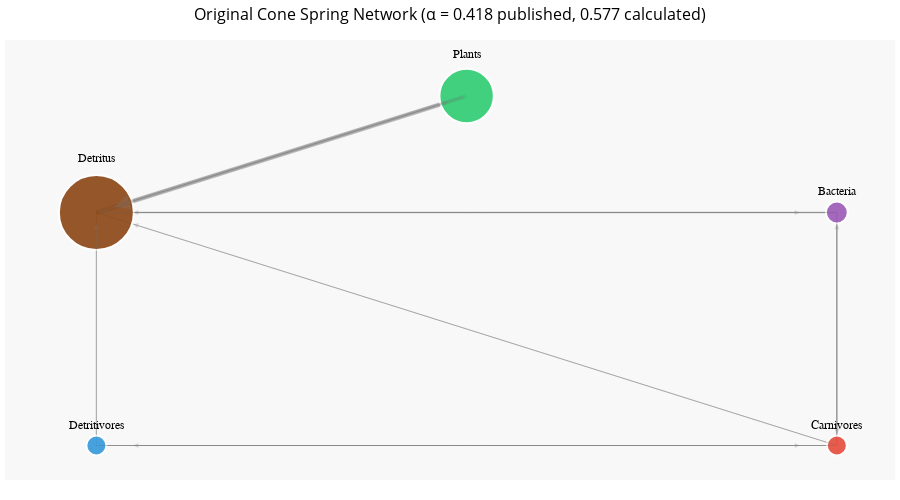
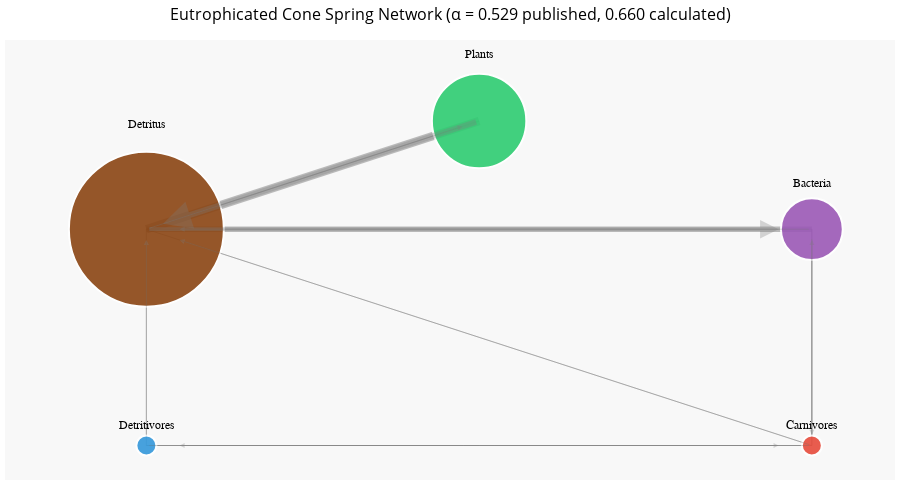

Notebook source saved alongside these figures, in order:
### Markdown cell above
## 14. Interactive Network Visualization

Advanced network visualization using multiple layout algorithms and interactive features:

### Code cell
import plotly.graph_objects as go
import plotly.subplots as sp
from plotly.subplots import make_subplots

def create_interactive_network(flow_matrix, node_names, title):
    """Create an interactive network visualization using Plotly."""
    
    # Create directed graph
    G = nx.DiGraph()
    
    # Add nodes and edges
    for i, name in enumerate(node_names):
        G.add_node(i, label=name)
    
    for i in range(len(flow_matrix)):
        for j in range(len(flow_matrix)):
            if flow_matrix[i, j] > 0:
                G.add_edge(i, j, weight=flow_matrix[i, j])
    
    # Use hierarchical layout to show trophic levels
    # Plants at top, flowing down to carnivores
    pos = {}
    levels = {
        'Plants': (0.5, 1.0),
        'Detritus': (0.3, 0.75),
        'Bacteria': (0.7, 0.75),
        'Detritivores': (0.3, 0.25),
        'Carnivores': (0.7, 0.25)
    }
    
    for i, name in enumerate(node_names):
        pos[i] = levels[name]
    
    # Create edge trace
    edge_traces = []
    
    for edge in G.edges():
        x0, y0 = pos[edge[0]]
        x1, y1 = pos[edge[1]]
        weight = G[edge[0]][edge[1]]['weight']
        
        # Create arrow annotation for directed edges
        edge_trace = go.Scatter(
            x=[x0, x1, None],
            y=[y0, y1, None],
            mode='lines',
            line=dict(
                width=max(1, weight/2000),  # Scale line width by flow
                color='rgba(125, 125, 125, 0.5)'
            ),
            hoverinfo='text',
            text=f"{node_names[edge[0]]} → {node_names[edge[1]]}<br>Flow: {weight:.0f} kcal",
            showlegend=False
        )
        edge_traces.append(edge_trace)
    
    # Create node trace
    node_x = []
    node_y = []
    node_text = []
    node_color = []
    node_size = []
    
    for node in G.nodes():
        x, y = pos[node]
        node_x.append(x)
        node_y.append(y)
        
        # Calculate throughput for sizing
        in_flow = sum(flow_matrix[:, node])
        out_flow = sum(flow_matrix[node, :])
        total_flow = in_flow + out_flow
        
        node_text.append(
            f"<b>{node_names[node]}</b><br>"
            f"Input: {in_flow:.0f}<br>"
            f"Output: {out_flow:.0f}<br>"
            f"Total: {total_flow:.0f}"
        )
        
        # Color by trophic level
        colors = {
            'Plants': '#2ecc71',      # Green
            'Detritus': '#8b4513',    # Brown
            'Bacteria': '#9b59b6',    # Purple
            'Detritivores': '#3498db', # Blue
            'Carnivores': '#e74c3c'   # Red
        }
        node_color.append(colors.get(node_names[node], '#95a5a6'))
        
        # Size by total throughput
        node_size.append(max(20, total_flow/200))
    
    node_trace = go.Scatter(
        x=node_x, y=node_y,
        mode='markers+text',
        text=[node_names[i] for i in range(len(node_names))],
        textposition='top center',
        textfont=dict(size=12, color='black', family='Arial Black'),
        hoverinfo='text',
        hovertext=node_text,
        marker=dict(
            size=node_size,
            color=node_color,
            line=dict(width=2, color='white'),
            opacity=0.9
        ),
        showlegend=False
    )
    
    # Create figure
    fig = go.Figure(data=edge_traces + [node_trace])
    
    # Add arrows to show direction
    annotations = []
    for edge in G.edges():
        x0, y0 = pos[edge[0]]
        x1, y1 = pos[edge[1]]
        weight = G[edge[0]][edge[1]]['weight']
        
        # Calculate arrow position (slightly before end point)
        arrow_x = x1 - 0.05 * (x1 - x0)
        arrow_y = y1 - 0.05 * (y1 - y0)
        
        annotations.append(
            dict(
                x=arrow_x, y=arrow_y,
                ax=x0, ay=y0,
                xref='x', yref='y',
                axref='x', ayref='y',
                showarrow=True,
                arrowhead=2,
                arrowsize=1,
                arrowwidth=max(1, weight/3000),
                arrowcolor='rgba(125, 125, 125, 0.5)',
                opacity=0.6
            )
        )
    
    # Update layout
    fig.update_layout(
        title=dict(
            text=title,
            font=dict(size=16, color='black'),
            x=0.5,
            xanchor='center'
        ),
        showlegend=False,
        hovermode='closest',
        margin=dict(b=20, l=5, r=5, t=40),
        annotations=annotations,
        xaxis=dict(showgrid=False, zeroline=False, showticklabels=False),
        yaxis=dict(showgrid=False, zeroline=False, showticklabels=False),
        plot_bgcolor='rgba(248, 248, 248, 1)',
        height=500
    )
    
    return fig

# Create interactive visualizations for both networks
fig_original = create_interactive_network(
    original_flows, 
    node_names,
    "Original Cone Spring Network (α = 0.418 published, 0.577 calculated)"
)

fig_eutrophicated = create_interactive_network(
    eutrophicated_flows,
    node_names,
    "Eutrophicated Cone Spring Network (α = 0.529 published, 0.660 calculated)"
)

# Display the figures
print("INTERACTIVE NETWORK VISUALIZATIONS")
print("=" * 60)
print("Hover over nodes and edges to see flow details")
print("Node size represents total throughput")
print("Edge thickness represents flow magnitude")
print()

fig_original.show()
fig_eutrophicated.show()

### Figure 1 — Plotly figure (JSON) as saved in the notebook; plotly's stock layout.template omitted (floating-point values rounded to 4 significant figures)
{"data": [{"hoverinfo": "text", "line": {"color": "rgba(125, 125, 125, 0.5)", "width": 4.441}, "mode": "lines", "showlegend": false, "text": "Plants → Detritus<br>Flow: 8881 kcal", "type": "scatter", "x": [0.5, 0.3, null], "y": [1, 0.75, null]}, {"hoverinfo": "text", "line": {"color": "rgba(125, 125, 125, 0.5)", "width": 1.002}, "mode": "lines", "showlegend": false, "text": "Detritus → Plants<br>Flow: 2003 kcal", "type": "scatter", "x": [0.3, 0.5, null], "y": [0.75, 1, null]}, {"hoverinfo": "text", "line": {"color": "rgba(125, 125, 125, 0.5)", "width": 1.554}, "mode": "lines", "showlegend": false, "text": "Detritus → Bacteria<br>Flow: 3109 kcal", "type": "scatter", "x": [0.3, 0.7, null], "y": [0.75, 0.75, null]}, {"hoverinfo": "text", "line": {"color": "rgba(125, 125, 125, 0.5)", "width": 1}, "mode": "lines", "showlegend": false, "text": "Bacteria → Detritus<br>Flow: 635 kcal", "type": "scatter", "x": [0.7, 0.3, null], "y": [0.75, 0.75, null]}, {"hoverinfo": "text", "line": {"color": "rgba(125, 125, 125, 0.5)", "width": 1}, "mode": "lines", "showlegend": false, "text": "Bacteria → Carnivores<br>Flow: 255 kcal", "type": "scatter", "x": [0.7, 0.7, null], "y": [0.75, 0.25, null]}, {"hoverinfo": "text", "line": {"color": "rgba(125, 125, 125, 0.5)", "width": 1}, "mode": "lines", "showlegend": false, "text": "Detritivores → Detritus<br>Flow: 200 kcal", "type": "scatter", "x": [0.3, 0.3, null], "y": [0.25, 0.75, null]}, {"hoverinfo": "text", "line": {"color": "rgba(125, 125, 125, 0.5)", "width": 1}, "mode": "lines", "showlegend": false, "text": "Detritivores → Carnivores<br>Flow: 75 kcal", "type": "scatter", "x": [0.3, 0.7, null], "y": [0.25, 0.25, null]}, {"hoverinfo": "text", "line": {"color": "rgba(125, 125, 125, 0.5)", "width": 1}, "mode": "lines", "showlegend": false, "text": "Carnivores → Detritus<br>Flow: 167 kcal", "type": "scatter", "x": [0.7, 0.3, null], "y": [0.25, 0.75, null]}, {"hoverinfo": "text", "line": {"color": "rgba(125, 125, 125, 0.5)", "width": 1}, "mode": "lines", "showlegend": false, "text": "Carnivores → Bacteria<br>Flow: 370 kcal", "type": "scatter", "x": [0.7, 0.7, null], "y": [0.25, 0.75, null]}, {"hoverinfo": "text", "line": {"color": "rgba(125, 125, 125, 0.5)", "width": 1}, "mode": "lines", "showlegend": false, "text": "Carnivores → Detritivores<br>Flow: 1814 kcal", "type": "scatter", "x": [0.7, 0.3, null], "y": [0.25, 0.25, null]}, {"hoverinfo": "text", "hovertext": ["<b>Plants</b><br>Input: 2003<br>Output: 8881<br>Total: 10884", "<b>Detritus</b><br>Input: 9883<br>Output: 5112<br>Total: 14995", "<b>Bacteria</b><br>Input: 3479<br>Output: 890<br>Total: 4369", "<b>Detritivores</b><br>Input: 1814<br>Output: 275<br>Total: 2089", "<b>Carnivores</b><br>Input: 330<br>Output: 2351<br>Total: 2681"], "marker": {"color": ["#2ecc71", "#8b4513", "#9b59b6", "#3498db", "#e74c3c"], "line": {"color": "white", "width": 2}, "opacity": 0.9, "size": [54.42, 74.97, 21.84, 20, 20]}, "mode": "markers+text", "showlegend": false, "text": ["Plants", "Detritus", "Bacteria", "Detritivores", "Carnivores"], "textfont": {"color": "black", "family": "Arial Black", "size": 12}, "textposition": "top center", "type": "scatter", "x": [0.5, 0.3, 0.7, 0.3, 0.7], "y": [1, 0.75, 0.75, 0.25, 0.25]}], "layout": {"annotations": [{"arrowcolor": "rgba(125, 125, 125, 0.5)", "arrowhead": 2, "arrowsize": 1, "arrowwidth": 2.96, "ax": 0.5, "axref": "x", "ay": 1, "ayref": "y", "opacity": 0.6, "showarrow": true, "x": 0.31, "xref": "x", "y": 0.7625, "yref": "y"}, {"arrowcolor": "rgba(125, 125, 125, 0.5)", "arrowhead": 2, "arrowsize": 1, "arrowwidth": 1, "ax": 0.3, "axref": "x", "ay": 0.75, "ayref": "y", "opacity": 0.6, "showarrow": true, "x": 0.49, "xref": "x", "y": 0.9875, "yref": "y"}, {"arrowcolor": "rgba(125, 125, 125, 0.5)", "arrowhead": 2, "arrowsize": 1, "arrowwidth": 1.036, "ax": 0.3, "axref": "x", "ay": 0.75, "ayref": "y", "opacity": 0.6, "showarrow": true, "x": 0.68, "xref": "x", "y": 0.75, "yref": "y"}, {"arrowcolor": "rgba(125, 125, 125, 0.5)", "arrowhead": 2, "arrowsize": 1, "arrowwidth": 1, "ax": 0.7, "axref": "x", "ay": 0.75, "ayref": "y", "opacity": 0.6, "showarrow": true, "x": 0.32, "xref": "x", "y": 0.75, "yref": "y"}, {"arrowcolor": "rgba(125, 125, 125, 0.5)", "arrowhead": 2, "arrowsize": 1, "arrowwidth": 1, "ax": 0.7, "axref": "x", "ay": 0.75, "ayref": "y", "opacity": 0.6, "showarrow": true, "x": 0.7, "xref": "x", "y": 0.275, "yref": "y"}, {"arrowcolor": "rgba(125, 125, 125, 0.5)", "arrowhead": 2, "arrowsize": 1, "arrowwidth": 1, "ax": 0.3, "axref": "x", "ay": 0.25, "ayref": "y", "opacity": 0.6, "showarrow": true, "x": 0.3, "xref": "x", "y": 0.725, "yref": "y"}, {"arrowcolor": "rgba(125, 125, 125, 0.5)", "arrowhead": 2, "arrowsize": 1, "arrowwidth": 1, "ax": 0.3, "axref": "x", "ay": 0.25, "ayref": "y", "opacity": 0.6, "showarrow": true, "x": 0.68, "xref": "x", "y": 0.25, "yref": "y"}, {"arrowcolor": "rgba(125, 125, 125, 0.5)", "arrowhead": 2, "arrowsize": 1, "arrowwidth": 1, "ax": 0.7, "axref": "x", "ay": 0.25, "ayref": "y", "opacity": 0.6, "showarrow": true, "x": 0.32, "xref": "x", "y": 0.725, "yref": "y"}, {"arrowcolor": "rgba(125, 125, 125, 0.5)", "arrowhead": 2, "arrowsize": 1, "arrowwidth": 1, "ax": 0.7, "axref": "x", "ay": 0.25, "ayref": "y", "opacity": 0.6, "showarrow": true, "x": 0.7, "xref": "x", "y": 0.725, "yref": "y"}, {"arrowcolor": "rgba(125, 125, 125, 0.5)", "arrowhead": 2, "arrowsize": 1, "arrowwidth": 1, "ax": 0.7, "axref": "x", "ay": 0.25, "ayref": "y", "opacity": 0.6, "showarrow": true, "x": 0.32, "xref": "x", "y": 0.25, "yref": "y"}], "height": 500, "hovermode": "closest", "margin": {"b": 20, "l": 5, "r": 5, "t": 40}, "plot_bgcolor": "rgba(248, 248, 248, 1)", "showlegend": false, "title": {"font": {"color": "black", "size": 16}, "text": "Original Cone Spring Network (α = 0.418 published, 0.577 calculated)", "x": 0.5, "xanchor": "center"}, "xaxis": {"showgrid": false, "showticklabels": false, "zeroline": false}, "yaxis": {"showgrid": false, "showticklabels": false, "zeroline": false}}}

### Figure 2 — Plotly figure (JSON) as saved in the notebook; plotly's stock layout.template omitted (floating-point values rounded to 4 significant figures)
{"data": [{"hoverinfo": "text", "line": {"color": "rgba(125, 125, 125, 0.5)", "width": 8.441}, "mode": "lines", "showlegend": false, "text": "Plants → Detritus<br>Flow: 16881 kcal", "type": "scatter", "x": [0.5, 0.3, null], "y": [1, 0.75, null]}, {"hoverinfo": "text", "line": {"color": "rgba(125, 125, 125, 0.5)", "width": 1.002}, "mode": "lines", "showlegend": false, "text": "Detritus → Plants<br>Flow: 2003 kcal", "type": "scatter", "x": [0.3, 0.5, null], "y": [0.75, 1, null]}, {"hoverinfo": "text", "line": {"color": "rgba(125, 125, 125, 0.5)", "width": 5.554}, "mode": "lines", "showlegend": false, "text": "Detritus → Bacteria<br>Flow: 11109 kcal", "type": "scatter", "x": [0.3, 0.7, null], "y": [0.75, 0.75, null]}, {"hoverinfo": "text", "line": {"color": "rgba(125, 125, 125, 0.5)", "width": 1}, "mode": "lines", "showlegend": false, "text": "Bacteria → Detritus<br>Flow: 635 kcal", "type": "scatter", "x": [0.7, 0.3, null], "y": [0.75, 0.75, null]}, {"hoverinfo": "text", "line": {"color": "rgba(125, 125, 125, 0.5)", "width": 1}, "mode": "lines", "showlegend": false, "text": "Bacteria → Carnivores<br>Flow: 255 kcal", "type": "scatter", "x": [0.7, 0.7, null], "y": [0.75, 0.25, null]}, {"hoverinfo": "text", "line": {"color": "rgba(125, 125, 125, 0.5)", "width": 1}, "mode": "lines", "showlegend": false, "text": "Detritivores → Detritus<br>Flow: 200 kcal", "type": "scatter", "x": [0.3, 0.3, null], "y": [0.25, 0.75, null]}, {"hoverinfo": "text", "line": {"color": "rgba(125, 125, 125, 0.5)", "width": 1}, "mode": "lines", "showlegend": false, "text": "Detritivores → Carnivores<br>Flow: 75 kcal", "type": "scatter", "x": [0.3, 0.7, null], "y": [0.25, 0.25, null]}, {"hoverinfo": "text", "line": {"color": "rgba(125, 125, 125, 0.5)", "width": 1}, "mode": "lines", "showlegend": false, "text": "Carnivores → Detritus<br>Flow: 167 kcal", "type": "scatter", "x": [0.7, 0.3, null], "y": [0.25, 0.75, null]}, {"hoverinfo": "text", "line": {"color": "rgba(125, 125, 125, 0.5)", "width": 1}, "mode": "lines", "showlegend": false, "text": "Carnivores → Bacteria<br>Flow: 370 kcal", "type": "scatter", "x": [0.7, 0.7, null], "y": [0.25, 0.75, null]}, {"hoverinfo": "text", "line": {"color": "rgba(125, 125, 125, 0.5)", "width": 1}, "mode": "lines", "showlegend": false, "text": "Carnivores → Detritivores<br>Flow: 1814 kcal", "type": "scatter", "x": [0.7, 0.3, null], "y": [0.25, 0.25, null]}, {"hoverinfo": "text", "hovertext": ["<b>Plants</b><br>Input: 2003<br>Output: 16881<br>Total: 18884", "<b>Detritus</b><br>Input: 17883<br>Output: 13112<br>Total: 30995", "<b>Bacteria</b><br>Input: 11479<br>Output: 890<br>Total: 12369", "<b>Detritivores</b><br>Input: 1814<br>Output: 275<br>Total: 2089", "<b>Carnivores</b><br>Input: 330<br>Output: 2351<br>Total: 2681"], "marker": {"color": ["#2ecc71", "#8b4513", "#9b59b6", "#3498db", "#e74c3c"], "line": {"color": "white", "width": 2}, "opacity": 0.9, "size": [94.42, 155.0, 61.84, 20, 20]}, "mode": "markers+text", "showlegend": false, "text": ["Plants", "Detritus", "Bacteria", "Detritivores", "Carnivores"], "textfont": {"color": "black", "family": "Arial Black", "size": 12}, "textposition": "top center", "type": "scatter", "x": [0.5, 0.3, 0.7, 0.3, 0.7], "y": [1, 0.75, 0.75, 0.25, 0.25]}], "layout": {"annotations": [{"arrowcolor": "rgba(125, 125, 125, 0.5)", "arrowhead": 2, "arrowsize": 1, "arrowwidth": 5.627, "ax": 0.5, "axref": "x", "ay": 1, "ayref": "y", "opacity": 0.6, "showarrow": true, "x": 0.31, "xref": "x", "y": 0.7625, "yref": "y"}, {"arrowcolor": "rgba(125, 125, 125, 0.5)", "arrowhead": 2, "arrowsize": 1, "arrowwidth": 1, "ax": 0.3, "axref": "x", "ay": 0.75, "ayref": "y", "opacity": 0.6, "showarrow": true, "x": 0.49, "xref": "x", "y": 0.9875, "yref": "y"}, {"arrowcolor": "rgba(125, 125, 125, 0.5)", "arrowhead": 2, "arrowsize": 1, "arrowwidth": 3.703, "ax": 0.3, "axref": "x", "ay": 0.75, "ayref": "y", "opacity": 0.6, "showarrow": true, "x": 0.68, "xref": "x", "y": 0.75, "yref": "y"}, {"arrowcolor": "rgba(125, 125, 125, 0.5)", "arrowhead": 2, "arrowsize": 1, "arrowwidth": 1, "ax": 0.7, "axref": "x", "ay": 0.75, "ayref": "y", "opacity": 0.6, "showarrow": true, "x": 0.32, "xref": "x", "y": 0.75, "yref": "y"}, {"arrowcolor": "rgba(125, 125, 125, 0.5)", "arrowhead": 2, "arrowsize": 1, "arrowwidth": 1, "ax": 0.7, "axref": "x", "ay": 0.75, "ayref": "y", "opacity": 0.6, "showarrow": true, "x": 0.7, "xref": "x", "y": 0.275, "yref": "y"}, {"arrowcolor": "rgba(125, 125, 125, 0.5)", "arrowhead": 2, "arrowsize": 1, "arrowwidth": 1, "ax": 0.3, "axref": "x", "ay": 0.25, "ayref": "y", "opacity": 0.6, "showarrow": true, "x": 0.3, "xref": "x", "y": 0.725, "yref": "y"}, {"arrowcolor": "rgba(125, 125, 125, 0.5)", "arrowhead": 2, "arrowsize": 1, "arrowwidth": 1, "ax": 0.3, "axref": "x", "ay": 0.25, "ayref": "y", "opacity": 0.6, "showarrow": true, "x": 0.68, "xref": "x", "y": 0.25, "yref": "y"}, {"arrowcolor": "rgba(125, 125, 125, 0.5)", "arrowhead": 2, "arrowsize": 1, "arrowwidth": 1, "ax": 0.7, "axref": "x", "ay": 0.25, "ayref": "y", "opacity": 0.6, "showarrow": true, "x": 0.32, "xref": "x", "y": 0.725, "yref": "y"}, {"arrowcolor": "rgba(125, 125, 125, 0.5)", "arrowhead": 2, "arrowsize": 1, "arrowwidth": 1, "ax": 0.7, "axref": "x", "ay": 0.25, "ayref": "y", "opacity": 0.6, "showarrow": true, "x": 0.7, "xref": "x", "y": 0.725, "yref": "y"}, {"arrowcolor": "rgba(125, 125, 125, 0.5)", "arrowhead": 2, "arrowsize": 1, "arrowwidth": 1, "ax": 0.7, "axref": "x", "ay": 0.25, "ayref": "y", "opacity": 0.6, "showarrow": true, "x": 0.32, "xref": "x", "y": 0.25, "yref": "y"}], "height": 500, "hovermode": "closest", "margin": {"b": 20, "l": 5, "r": 5, "t": 40}, "plot_bgcolor": "rgba(248, 248, 248, 1)", "showlegend": false, "title": {"font": {"color": "black", "size": 16}, "text": "Eutrophicated Cone Spring Network (α = 0.529 published, 0.660 calculated)", "x": 0.5, "xanchor": "center"}, "xaxis": {"showgrid": false, "showticklabels": false, "zeroline": false}, "yaxis": {"showgrid": false, "showticklabels": false, "zeroline": false}}}
